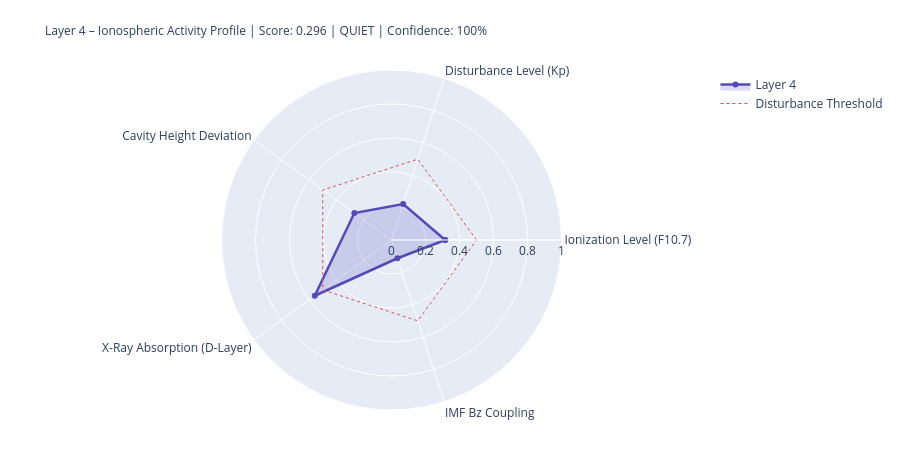

This figure's notebook cell:
### Markdown cell above
---
## 4. State Assessment & Handoff to Layer 5

### Code cell
# ============================================================
# LAYER-4-SCORE
# ============================================================

COMPONENTS = {
    'Ionization Level (F10.7)':    {'score': ioniz,       'source': 'primary' if f107_now else 'from_layer0', 'dynamic': True},
    'Disturbance Level (Kp)':          {'score': disturb,     'source': 'primary' if kp_now   else 'from_layer0', 'dynamic': True},
    'Cavity Height Deviation':    {'score': h_dev,       'source': 'derived',                                'dynamic': True},
    'X-Ray Absorption (D-Layer)':{'score': xray_ioniz,  'source': 'primary' if xray_now else 'missing',     'dynamic': True},
    'IMF Bz Coupling':             {'score': bz_coupling, 'source': 'primary' if bz_now   else 'from_layer0', 'dynamic': True},
}

available    = {k: v['score'] for k, v in COMPONENTS.items() if v['score'] is not None}
unavailable  = [k for k, v in COMPONENTS.items() if v['score'] is None]
layer4_score = round(sum(available.values()) / len(available), 4) if available else None
confidence   = round(len(available) / len(COMPONENTS), 2)
level = ('unknown' if layer4_score is None
         else 'quiet'   if layer4_score < 0.3
         else 'moderate' if layer4_score < 0.6
         else 'active')
dominant_l4 = max(available, key=available.get) if available else 'none'

# Resonance delta for Schumann SR-1
sr1_ref = schumann_freq(1, 80.0)
sr1_now = schumann_freq(1, h_eff)
sr1_delta_mhz = (sr1_now - sr1_ref) * 1000

# Propagation conditions
prop_cond = ('disturbed'   if kp_val > 4
             else 'unsettled' if kp_val > 2
             else 'normal')
if xray_class in ['X', 'M']:
    prop_cond = 'Radio-Blackout moeglich'

W = 68
print('=' * W)
print('LAYER 4 – IONOSPHERE – STATE ASSESSMENT')
print('=' * W)
for name, comp in COMPONENTS.items():
    s = comp['score']
    if s is not None:
        bar = '█' * int(s * 20) + '░' * (20 - int(s * 20))
        print(f'  {name:<36} {bar}  {s:.3f}  [{comp["source"]}]')
    else:
        print(f'  {name:<36} {"─" * 20}  n/a   [missing]')
print('-' * W)
print(f'  Score:          {layer4_score:.3f}  ({len(available)}/{len(COMPONENTS)} components)')
print(f'  Confidence:     {confidence:.0%}')
print(f'  Level:          {level.upper()}')
print(f'  Dominant:       {dominant_l4}')
print(f'  Cavity height:  {h_eff:.1f} km  (Ref: 80.0 km)')
print(f'  SR-1:           {sr1_now:.3f} Hz  (Δ {sr1_delta_mhz:+.1f} mHz vs. ref)')
print(f'  Propagation:    {prop_cond}')
print(f'  X-Ray:          {xray_class}-class  ({xray_now:.2e} W/m²)' if xray_now else '  X-Ray:          n/a')
print('=' * W)

# Radar
cats   = list(available.keys())
vals_r = list(available.values())
if len(cats) >= 3:
    fig = go.Figure()
    fig.add_trace(go.Scatterpolar(
        r=vals_r + [vals_r[0]], theta=cats + [cats[0]],
        fill='toself', fillcolor='rgba(83,74,183,0.20)',
        line=dict(color='#534AB7', width=2.5), name='Layer 4'
    ))
    fig.add_trace(go.Scatterpolar(
        r=[0.5] * (len(cats)+1), theta=cats + [cats[0]],
        line=dict(color='#E24B4A', dash='dot', width=1),
        mode='lines', name='Disturbance Threshold'
    ))
    fig.update_layout(
        title=dict(
            text=f'Layer 4 – Ionospheric Activity Profile | Score: {layer4_score:.3f} | {level.upper()} | Confidence: {confidence:.0%}',
            font=dict(size=12)
        ),
        polar=dict(radialaxis=dict(visible=True, range=[0, 1])),
        height=450, showlegend=True,
        margin=dict(l=80, r=80, t=70, b=40)
    )
    fig.show()

### Figure 1 — Plotly figure (JSON) as saved in the notebook; plotly's stock layout.template omitted (floating-point values rounded to 4 significant figures)
{"data": [{"fill": "toself", "fillcolor": "rgba(83,74,183,0.20)", "line": {"color": "#534AB7", "width": 2.5}, "name": "Layer 4", "r": [0.316, 0.222, 0.27, 0.558, 0.113, 0.316], "theta": ["Ionization Level (F10.7)", "Disturbance Level (Kp)", "Cavity Height Deviation", "X-Ray Absorption (D-Layer)", "IMF Bz Coupling", "Ionization Level (F10.7)"], "type": "scatterpolar"}, {"line": {"color": "#E24B4A", "dash": "dot", "width": 1}, "mode": "lines", "name": "Disturbance Threshold", "r": [0.5, 0.5, 0.5, 0.5, 0.5, 0.5], "theta": ["Ionization Level (F10.7)", "Disturbance Level (Kp)", "Cavity Height Deviation", "X-Ray Absorption (D-Layer)", "IMF Bz Coupling", "Ionization Level (F10.7)"], "type": "scatterpolar"}], "layout": {"height": 450, "margin": {"b": 40, "l": 80, "r": 80, "t": 70}, "polar": {"radialaxis": {"range": [0, 1], "visible": true}}, "showlegend": true, "title": {"font": {"size": 12}, "text": "Layer 4 – Ionospheric Activity Profile | Score: 0.296 | QUIET | Confidence: 100%"}}}
